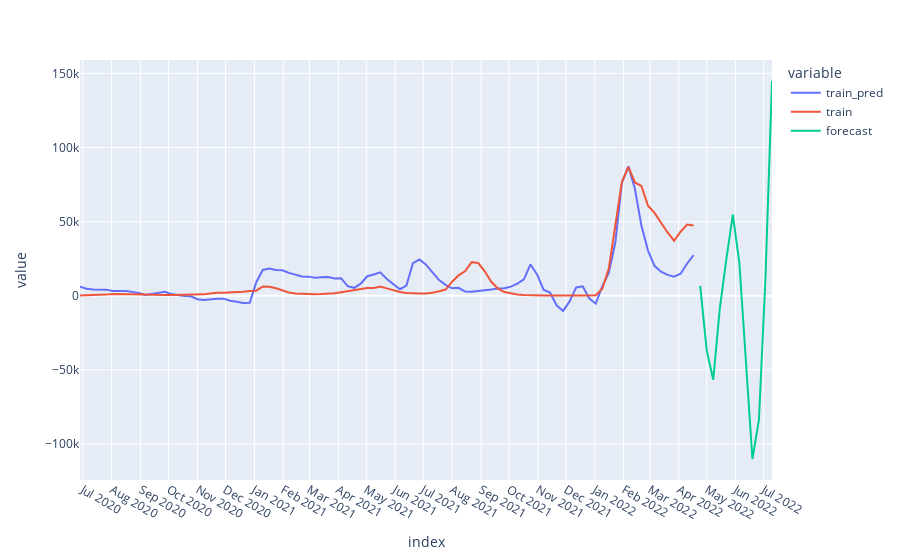

Notebook cell for this chart:
### Code cell
X_train = X[X.index <= train_last_date]
y_train = y[y.index <= train_last_date]
X_train = X[X.index <= train_last_date]
y_train = y[y.index <= train_last_date]
y_train_index = y_train.index

y_train_pred = model.predict(X_train)
y_train_pred = sc.inverse_transform(y_train_pred.reshape(-1, 1)).ravel()
y_train_pred = pd.Series(y_train_pred, index=y_train_index, name='train_pred')
y_train = sc.inverse_transform(y_train.values.reshape(-1, 1)).ravel()
y_train = pd.Series(y_train, index=y_train_index, name='train')

rmse = np.sqrt( mean_squared_error(y_train, y_train_pred) )
print('RMSE: {:.5}'.format(rmse))

X_forecast = X[X.index > train_last_date]
y_forecast = y[y.index > train_last_date]
y_forecast_index = y_forecast.index

y_forecast = model.predict(X_forecast)
y_forecast = sc.inverse_transform(y_forecast.reshape(-1, 1)).ravel()
y_forecast = pd.Series(y_forecast, index=y_forecast_index, name='forecast')

fig = px.line(pd.concat([y_train_pred, y_train, y_forecast], axis=1))
fig.update_layout({
    'xaxis': {
        'dtick': 'M1'
    }
})
fig.show()
